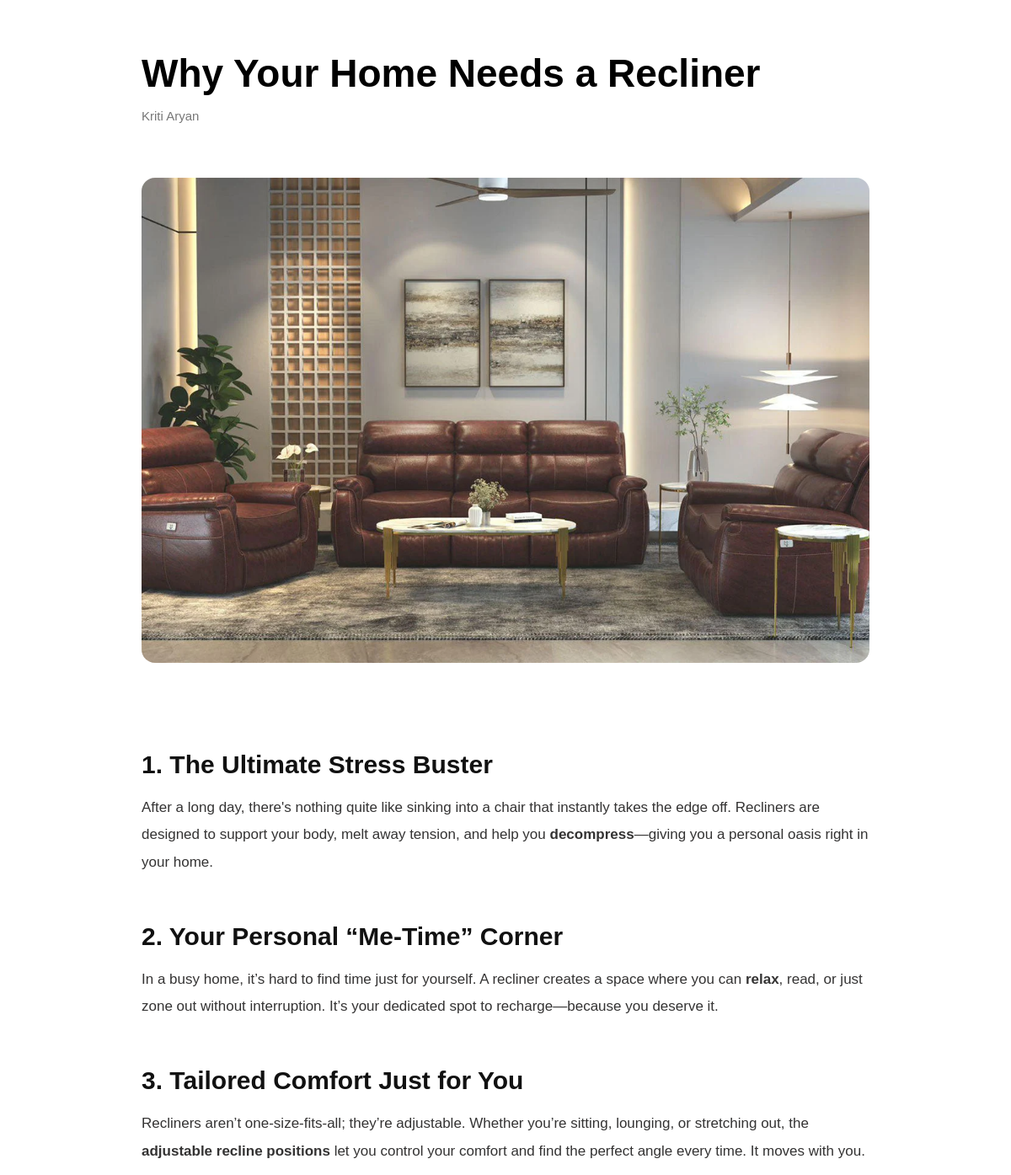
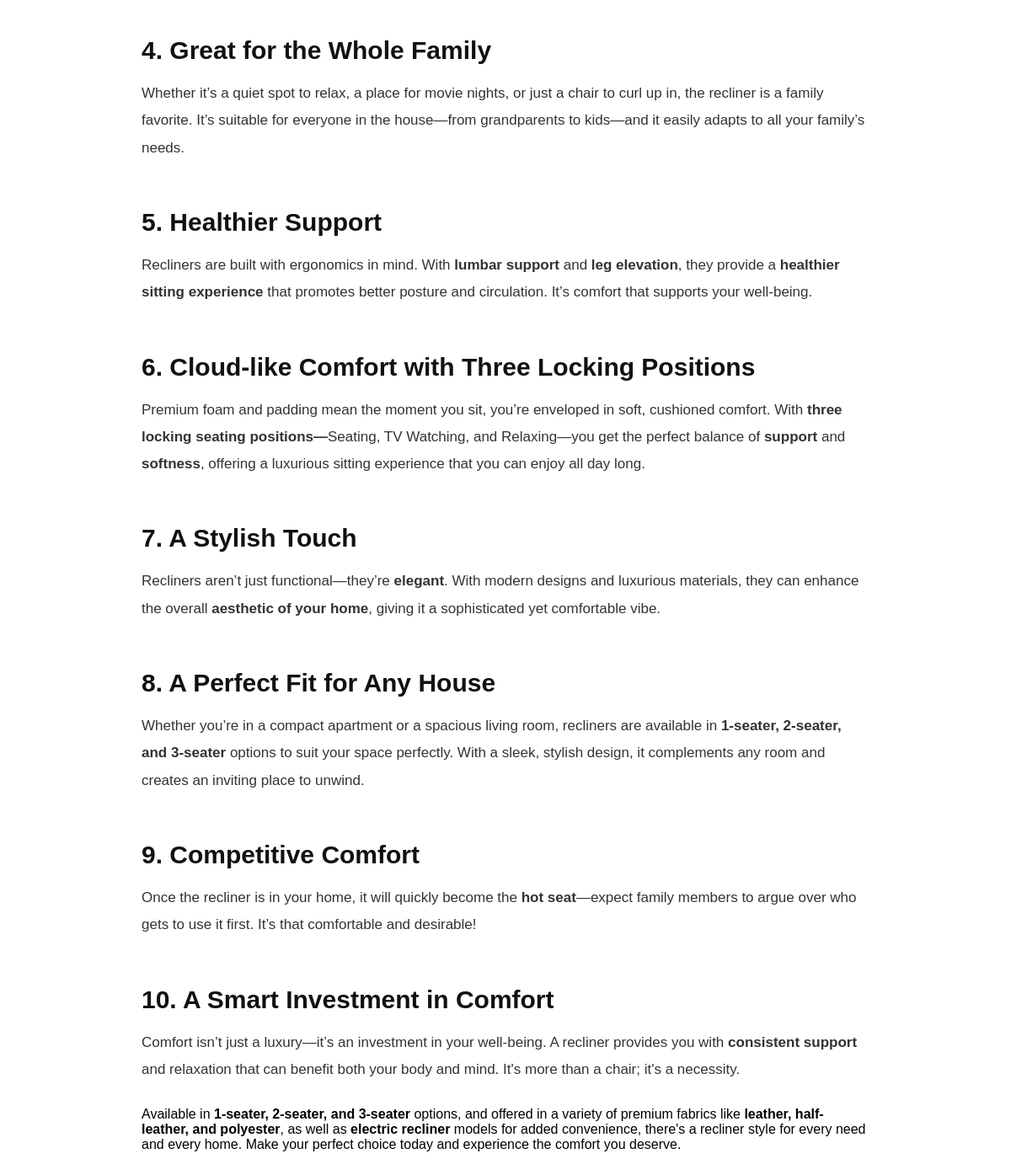
/blogs/why-your-home-needs-a-recliner/, run on the app's committed database (2 pictures, top to bottom).
### blogs/models.py (models this page shows, shortened)
class Blog(models.Model):
    title = models.CharField(max_length=200)
    slug = models.SlugField(unique=True)
    author = models.CharField(max_length=100)
    image = models.ImageField(upload_to='blogs/')
    short_description = models.TextField()
    content = models.TextField()
    created_at = models.DateField(auto_now_add=True)

### blogs/views.py (the view)
# urls.py: path('<slug:slug>/', views.blog_detail, name='blog_detail'),
def blog_detail(request, slug):
    blog = get_object_or_404(Blog, slug=slug)
    return render(request, 'blogs/blog_detail.html', {'blog': blog})

### store_livingRoom/context_processors.py (called while the page is built)
def wishlist_count(request):
    if request.user.is_authenticated:
        items = Wishlist.objects.filter(user=request.user)
    else:
        items = Wishlist.objects.filter(user__isnull=True)
    return {
        'wishlist_count': items.count(),
        'wishlist_items': items
    }

### templates/blogs/blog_detail.html (shortened to what this page needs)
{% load static %}
<!DOCTYPE html>
<html>
<head>
    <link rel="stylesheet" href="{% static 'css/blog.css' %}">
</head>
<body>
<div class="detail-container">
    <h1>{{ blog.title }}</h1>
    <p class="meta">{{ blog.author }}</p>
    <img src="{{ blog.image.url }}" class="detail-img">
    <div class="content">
        {{ blog.content|safe }}
    </div>
</div>
</body>
</html>

### static/css/blog.css (style rules this page uses)
body { font-family: Arial, sans-serif; background: #fff; margin: 0; padding: 0; }
body { font-family: Arial, sans-serif; background: #fff; }
.detail-container { width: 72%; margin: 60px auto; }
.detail-container h1 { font-size: 46px; font-weight: 700; margin-bottom: 10px; }
.meta { font-size: 15px; color: #777; margin-bottom: 35px; }
.detail-img { width: 100%; border-radius: 16px; margin: 30px 0 45px; }
.content p { font-size: 17px; line-height: 1.9; color: #343333; margin-bottom: 28px; }
.content h2 { font-size: 30px; font-weight: 700; margin: 55px 0 18px; color: #111; }
.content b, .content strong { font-weight: 700; }

### data on the page
Blog: title "Why Your Home Needs a Recliner", author "Kriti Aryan", image (picture), content "1. The Ultimate Stress Buster After a long day, there's nothing quite like sinking into a chair that instantly takes the edge off. Recliners are designed to support your body, melt away tension, and help you decompress —giving you a personal oasis right in your home. 2. Your Personal “Me-Time” Corner In a busy home, it’s hard to find time just for yourself. A recliner creates a space where you can relax , read, or just zone out without interruption. It’s your dedicated spot to recharge—because you deserve it. 3. Tailored Comfort Just for You Recliners aren’t one-size-fits-all; they’re adjustable. Whether you’re sitting, lounging, or stretching out, the adjustable recline positions let you…"
